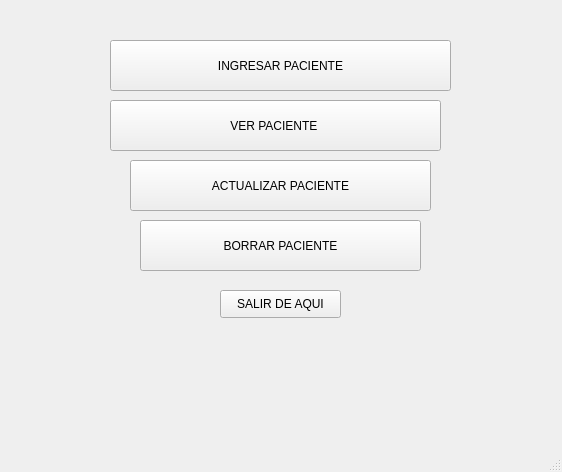
<?xml version="1.0" encoding="UTF-8"?>
<ui version="4.0">
 <class>MainWindow</class>
 <widget class="QMainWindow" name="MainWindow">
  <property name="geometry">
   <rect>
    <x>0</x>
    <y>0</y>
    <width>562</width>
    <height>472</height>
   </rect>
  </property>
  <property name="windowTitle">
   <string>MainWindow</string>
  </property>
  <widget class="QWidget" name="centralwidget">
   <widget class="QPushButton" name="pushButton">
    <property name="geometry">
     <rect>
      <x>110</x>
      <y>40</y>
      <width>341</width>
      <height>51</height>
     </rect>
    </property>
    <property name="styleSheet">
     <string notr="true">font: 75 11pt &quot;MS Shell Dlg 2&quot;;</string>
    </property>
    <property name="text">
     <string>INGRESAR PACIENTE</string>
    </property>
   </widget>
   <widget class="QPushButton" name="pushButton_2">
    <property name="geometry">
     <rect>
      <x>110</x>
      <y>100</y>
      <width>331</width>
      <height>51</height>
     </rect>
    </property>
    <property name="styleSheet">
     <string notr="true">font: 75 11pt &quot;MS Shell Dlg 2&quot;;</string>
    </property>
    <property name="text">
     <string>VER PACIENTE </string>
    </property>
   </widget>
   <widget class="QPushButton" name="pushButton_3">
    <property name="geometry">
     <rect>
      <x>130</x>
      <y>160</y>
      <width>301</width>
      <height>51</height>
     </rect>
    </property>
    <property name="styleSheet">
     <string notr="true">font: 75 11pt &quot;MS Shell Dlg 2&quot;;</string>
    </property>
    <property name="text">
     <string>ACTUALIZAR PACIENTE</string>
    </property>
   </widget>
   <widget class="QPushButton" name="pushButton_4">
    <property name="geometry">
     <rect>
      <x>140</x>
      <y>220</y>
      <width>281</width>
      <height>51</height>
     </rect>
    </property>
    <property name="styleSheet">
     <string notr="true">font: 75 11pt &quot;MS Shell Dlg 2&quot;;</string>
    </property>
    <property name="text">
     <string>BORRAR PACIENTE</string>
    </property>
   </widget>
   <widget class="QPushButton" name="pushButton_5">
    <property name="geometry">
     <rect>
      <x>220</x>
      <y>290</y>
      <width>121</width>
      <height>28</height>
     </rect>
    </property>
    <property name="text">
     <string>SALIR DE AQUI</string>
    </property>
   </widget>
  </widget>
  <widget class="QMenuBar" name="menubar">
   <property name="geometry">
    <rect>
     <x>0</x>
     <y>0</y>
     <width>562</width>
     <height>26</height>
    </rect>
   </property>
  </widget>
  <widget class="QStatusBar" name="statusbar"/>
 </widget>
 <resources/>
 <connections>
  <connection>
   <sender>pushButton_5</sender>
   <signal>clicked()</signal>
   <receiver>MainWindow</receiver>
   <slot>close()</slot>
   <hints>
    <hint type="sourcelabel">
     <x>270</x>
     <y>325</y>
    </hint>
    <hint type="destinationlabel">
     <x>345</x>
     <y>382</y>
    </hint>
   </hints>
  </connection>
 </connections>
</ui>
